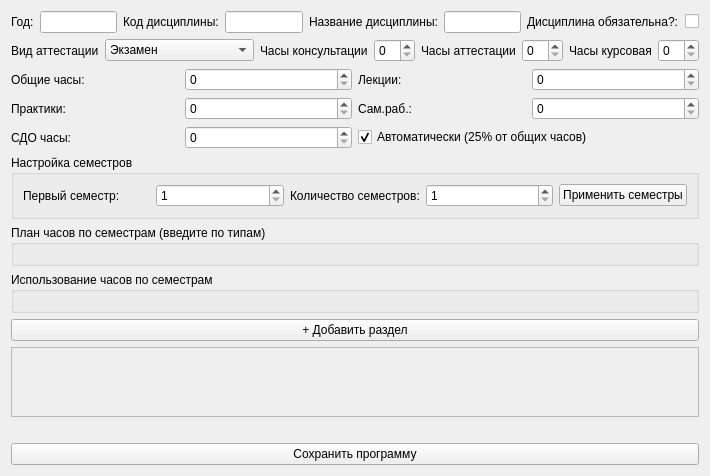
<?xml version="1.0" encoding="UTF-8"?>
<ui version="4.0">
    <class>DisciplineForm</class>
    <widget class="QWidget" name="DisciplineForm">
        <property name="geometry">
            <rect>
                <x>0</x>
                <y>0</y>
                <width>699</width>
                <height>435</height>
            </rect>
        </property>
        <layout class="QVBoxLayout" name="mainLayout">
            <item>
                <layout class="QHBoxLayout" name="infoLayout">
                    <item>
                        <widget class="QLabel" name="yearLabel">
                            <property name="text">
                                <string>Год:</string>
                            </property>
                        </widget>
                    </item>
                    <item>
                        <widget class="QLineEdit" name="year_edit"/>
                    </item>
                    <item>
                        <widget class="QLabel" name="codeLabelDiscipline">
                            <property name="text">
                                <string>Код дисциплины:</string>
                            </property>
                        </widget>
                    </item>
                    <item>
                        <widget class="QLineEdit" name="discipline_code"/>
                    </item>
                    <item>
                        <widget class="QLabel" name="labelDiscipline">
                            <property name="text">
                                <string>Название дисциплины:</string>
                            </property>
                        </widget>
                    </item>
                    <item>
                        <widget class="QLineEdit" name="discipline_name"/>
                    </item>
                    <item>
                        <widget class="QLabel" name="labelRequireDiscipline">
                            <property name="text">
                                <string>Дисциплина обязательна?:</string>
                            </property>
                        </widget>
                    </item>
                    <item>
                        <widget class="QCheckBox" name="discipline_is_require"/>
                    </item>
                </layout>
            </item>
            <item>
                <layout class="QHBoxLayout" name="exam_layout">
                    <item>
                        <widget class="QLabel" name="label_exam_type">
                            <property name="text">
                                <string>Вид аттестации</string>
                            </property>
                        </widget>
                    </item>
                    <item>
                        <widget class="QComboBox" name="exam_type_combo_box">
                            <item>
                                <property name="text">
                                    <string>Экзамен</string>
                                </property>
                            </item>
                            <item>
                                <property name="text">
                                    <string>Диф. зачёт</string>
                                </property>
                            </item>
                            <item>
                                <property name="text">
                                    <string>Контрольная работа</string>
                                </property>
                            </item>
                        </widget>
                    </item>
                    <item>
                        <widget class="QLabel" name="label_cons_hours">
                            <property name="text">
                                <string>Часы консультации</string>
                            </property>
                        </widget>
                    </item>
                    <item>
                        <widget class="QSpinBox" name="exam_cons_hours"/>
                    </item>
                    <item>
                        <widget class="QLabel" name="label_exam">
                            <property name="text">
                                <string>Часы аттестации</string>
                            </property>
                        </widget>
                    </item>
                    <item>
                        <widget class="QSpinBox" name="exam_hours"/>
                    </item>
                    <item>
                        <widget class="QLabel" name="label_course">
                            <property name="text">
                                <string>Часы курсовая</string>
                            </property>
                        </widget>
                    </item>
                    <item>
                        <widget class="QSpinBox" name="course_hours"/>
                    </item>
                </layout>
            </item>
            <item>
                <layout class="QGridLayout" name="hoursLayout">
                    <item row="0" column="0">
                        <widget class="QLabel" name="labelTotal">
                            <property name="text">
                                <string>Общие часы:</string>
                            </property>
                        </widget>
                    </item>
                    <item row="0" column="1">
                        <widget class="QSpinBox" name="total_hours">
                            <property name="maximum">
                                <number>10000</number>
                            </property>
                        </widget>
                    </item>
                    <item row="0" column="2">
                        <widget class="QLabel" name="labelLecture">
                            <property name="text">
                                <string>Лекции:</string>
                            </property>
                        </widget>
                    </item>
                    <item row="0" column="3">
                        <widget class="QSpinBox" name="lecture_hours">
                            <property name="maximum">
                                <number>10000</number>
                            </property>
                        </widget>
                    </item>
                    <item row="1" column="0">
                        <widget class="QLabel" name="labelPractice">
                            <property name="text">
                                <string>Практики:</string>
                            </property>
                        </widget>
                    </item>
                    <item row="1" column="1">
                        <widget class="QSpinBox" name="practice_hours">
                            <property name="maximum">
                                <number>10000</number>
                            </property>
                        </widget>
                    </item>
                    <item row="1" column="2">
                        <widget class="QLabel" name="labelSelfStudy">
                            <property name="text">
                                <string>Сам.раб.:</string>
                            </property>
                        </widget>
                    </item>
                    <item row="1" column="3">
                        <widget class="QSpinBox" name="self_study_hours">
                            <property name="maximum">
                                <number>10000</number>
                            </property>
                        </widget>
                    </item>
                    <item row="2" column="0">
                        <widget class="QLabel" name="labelSDO">
                            <property name="text">
                                <string>СДО часы:</string>
                            </property>
                        </widget>
                    </item>
                    <item row="2" column="1">
                        <widget class="QSpinBox" name="sdo_hours">
                            <property name="maximum">
                                <number>10000</number>
                            </property>
                        </widget>
                    </item>
                    <item row="2" column="2" colspan="2">
                        <widget class="QCheckBox" name="sdo_auto_checkbox">
                            <property name="text">
                                <string>Автоматически (25% от общих часов)</string>
                            </property>
                            <property name="checked">
                                <bool>true</bool>
                            </property>
                        </widget>
                    </item>
                </layout>
            </item>
            <item>
                <widget class="QGroupBox" name="sem_manage_group">
                    <property name="title">
                        <string>Настройка семестров</string>
                    </property>
                    <layout class="QHBoxLayout" name="sem_manage_layout">
                        <item>
                            <widget class="QLabel" name="labelFirstSem">
                                <property name="text">
                                    <string>Первый семестр:</string>
                                </property>
                            </widget>
                        </item>
                        <item>
                            <widget class="QSpinBox" name="first_semester_spin">
                                <property name="minimum">
                                    <number>1</number>
                                </property>
                                <property name="maximum">
                                    <number>20</number>
                                </property>
                                <property name="value">
                                    <number>1</number>
                                </property>
                            </widget>
                        </item>
                        <item>
                            <widget class="QLabel" name="labelSemCount">
                                <property name="text">
                                    <string>Количество семестров:</string>
                                </property>
                            </widget>
                        </item>
                        <item>
                            <widget class="QSpinBox" name="semesters_count_spin">
                                <property name="minimum">
                                    <number>1</number>
                                </property>
                                <property name="maximum">
                                    <number>12</number>
                                </property>
                                <property name="value">
                                    <number>1</number>
                                </property>
                            </widget>
                        </item>
                        <item>
                            <widget class="QPushButton" name="apply_semesters_btn">
                                <property name="text">
                                    <string>Применить семестры</string>
                                </property>
                            </widget>
                        </item>
                    </layout>
                </widget>
            </item>
            <item>
                <widget class="QGroupBox" name="semester_group">
                    <property name="title">
                        <string>План часов по семестрам (введите по типам)</string>
                    </property>
                    <layout class="QVBoxLayout" name="semester_layout">
                        <item>
                            <layout class="QVBoxLayout" name="semester_container"/>
                        </item>
                    </layout>
                </widget>
            </item>
            <item>
                <widget class="QGroupBox" name="semester_summary_group">
                    <property name="title">
                        <string>Использование часов по семестрам</string>
                    </property>
                    <layout class="QVBoxLayout" name="semester_summary_layout"/>
                </widget>
            </item>
            <item>
                <widget class="QPushButton" name="add_section_btn">
                    <property name="text">
                        <string>+ Добавить раздел</string>
                    </property>
                </widget>
            </item>
            <item>
                <widget class="QScrollArea" name="sections_area">
                    <property name="widgetResizable">
                        <bool>true</bool>
                    </property>
                    <widget class="QWidget" name="sections_widget">
                        <property name="geometry">
                            <rect>
                                <x>0</x>
                                <y>0</y>
                                <width>679</width>
                                <height>58</height>
                            </rect>
                        </property>
                        <layout class="QVBoxLayout" name="sections_container"/>
                    </widget>
                </widget>
            </item>
            <item>
                <widget class="QLabel" name="status_label">
                    <property name="text">
                        <string/>
                    </property>
                </widget>
            </item>
            <item>
                <widget class="QPushButton" name="save_btn">
                    <property name="text">
                        <string>Сохранить программу</string>
                    </property>
                </widget>
            </item>
        </layout>
    </widget>
    <resources/>
    <connections/>
</ui>
